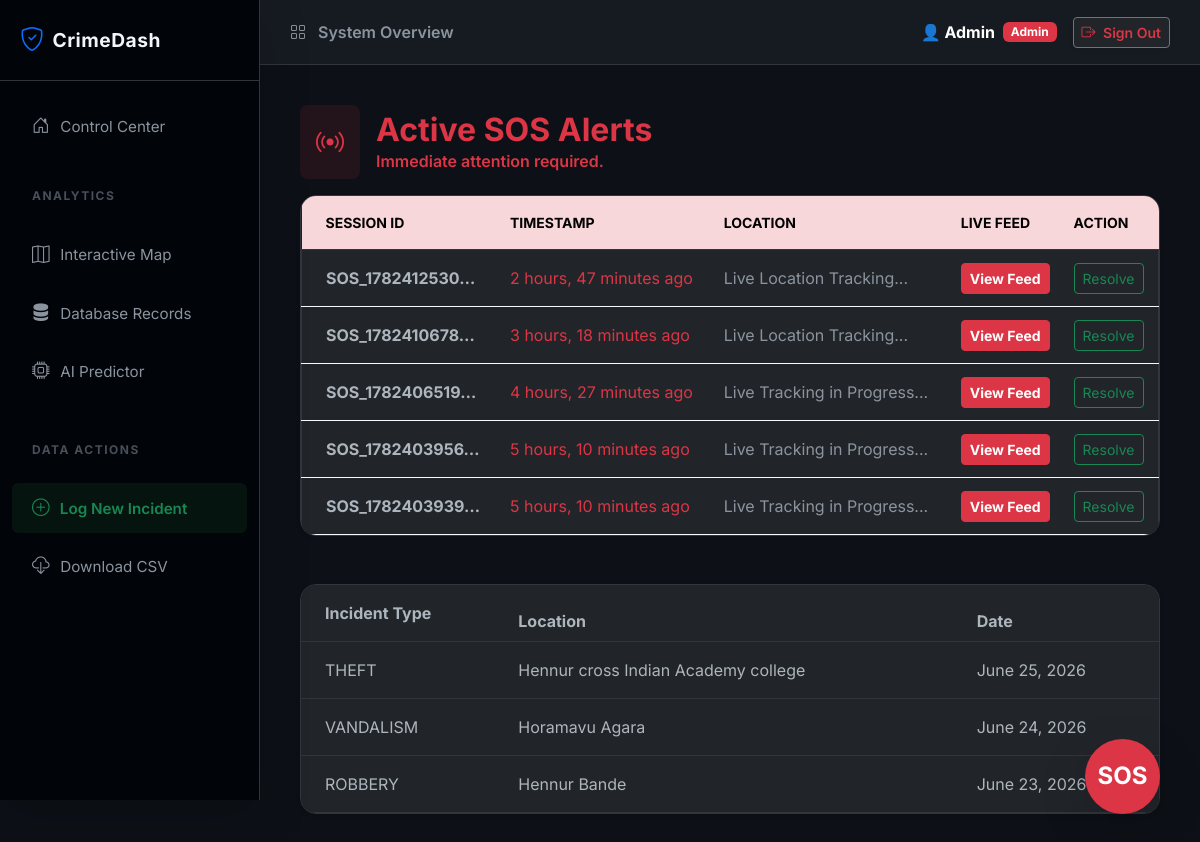
The page /records/dashboard/ (signed in) on the database its author committed.
### records/models.py (models this page shows, shortened)
class SOSEmergency(models.Model):
    session_id = models.CharField(max_length=100, unique=True)
    timestamp = models.DateTimeField(auto_now_add=True)
    location = models.CharField(max_length=255, default="Live Tracking in Progress...")
    video_evidence = models.FileField(upload_to='sos_evidence/', null=True, blank=True)
    is_resolved = models.BooleanField(default=False) # Lets the admin mark it as handled

class CrimeRecord(models.Model):
    CRIME_TYPES = [
        ('THEFT', 'Theft'),
        ('ASSAULT', 'Assault'),
        ('VANDALISM', 'Vandalism'),
        ('ROBBERY', 'Robbery'),
        ('OTHER', 'Other'),
    ]
    crime_type = models.CharField(max_length=50, choices=CRIME_TYPES)
    location = models.CharField(max_length=255)
    latitude = models.FloatField(null=True, blank=True)
    longitude = models.FloatField(null=True, blank=True)
    date = models.DateField(default=datetime.date.today)
    time = models.TimeField()
    description = models.TextField(blank=True)

### records/views.py (the view)
# urls.py: path('dashboard/', views.crime_dashboard, name='dashboard'),
def crime_dashboard(request):
    all_crimes = CrimeRecord.objects.all()
    active_sos = []
    if request.user.is_staff:
        active_sos = SOSEmergency.objects.filter(is_resolved=False).order_by('-timestamp')
    return render(request, 'records/dashboard.html', {
        'crimes': all_crimes,
        'sos_alerts': active_sos
    })

### records/templates/records/dashboard.html (shortened to what this page needs)
{% extends 'base.html' %}
{% block content %}
{% if sos_alerts %}
    <div class="mb-5">
        <div class="d-flex align-items-center mb-3">
            <div class="bg-danger bg-opacity-10 p-3 rounded-3 me-3">
                <i class="bi bi-broadcast text-danger fs-3"></i>
            </div>
            <div>
                <h2 class="fw-bold mb-0 text-danger">Active SOS Alerts</h2>
                <p class="text-danger mb-0 fw-semibold">Immediate attention required.</p>
            </div>
        </div>
        <div class="card border-danger shadow-sm rounded-4 overflow-hidden" style="border-width: 2px;">
            <div class="table-responsive bg-danger bg-opacity-10">
                <table class="table table-hover align-middle mb-0 border-top-0">
                    <thead class="table-danger text-danger small text-uppercase">
                        <tr>
                            <th class="ps-4 py-3 border-0">Session ID</th>
                            <th class="py-3 border-0">Timestamp</th>
                            <th class="py-3 border-0">Location</th>
                            <th class="py-3 border-0">Live Feed</th>
                            <th class="py-3 border-0">Action</th>
                        </tr>
                    </thead>
                    <tbody class="border-top-0">
                        {% for alert in sos_alerts %}
                        <tr class="bg-white">
                            <td class="ps-4 py-3 border-light fw-bold">{{ alert.session_id|truncatechars:15 }}</td>
                            <td class="text-danger border-light">{{ alert.timestamp|timesince }} ago</td>
                            <td class="text-secondary border-light">{{ alert.location }}</td>
                            <td class="border-light">
                                <button class="btn btn-sm btn-danger fw-bold"
                                        onclick="openEvidencePlayer('{% url 'secure_evidence' alert.video_evidence|cut:'sos_evidence/' %}')">
                                    View Feed
                                </button>
                            </td>
                            <td class="border-light">
                                <a href="{% url 'resolve_sos' alert.session_id %}" class="btn btn-sm btn-outline-success">Resolve</a>
                            </td>
                        </tr>
                        {% endfor %}
                    </tbody>
                </table>
            </div>
        </div>
    </div>
{% endif %}
<div class="card bg-white shadow-sm border-0 rounded-4 overflow-hidden mt-4">
    <div class="table-responsive">
        <table class="table table-hover align-middle mb-0">
            <thead>
                <tr>
                    <th class="ps-4 py-3">Incident Type</th>
                    <th>Location</th>
                    <th>Date</th>
                </tr>
            </thead>
            <tbody>
                {% for crime in crimes %}
                <tr>
                    <td class="ps-4 py-3">{{ crime.crime_type }}</td>
                    <td>{{ crime.location }}</td>
                    <td>{{ crime.date }}</td>
                </tr>
                {% empty %}
                <tr>
                    <td colspan="3" class="text-center py-5">No records found.</td>
                </tr>
                {% endfor %}
            </tbody>
        </table>
    </div>
</div>
{% endblock %}

### templates/base.html (shortened to what this page needs)
<!DOCTYPE html>
<html lang="en" data-bs-theme="dark">
<head>
    <link href="https://cdn.jsdelivr.net/npm/bootstrap@5.3.0/dist/css/bootstrap.min.css" rel="stylesheet">
    <link rel="stylesheet" href="https://cdn.jsdelivr.net/npm/bootstrap-icons@1.11.1/font/bootstrap-icons.css">
</head>
<body>
    <div class="sidebar d-flex flex-column shadow-lg">
        <a href="{% url 'home' %}" class="sidebar-brand d-flex align-items-center text-decoration-none">
            <i class="bi bi-shield-check text-primary fs-4 me-2"></i> CrimeDash
        </a>
        <ul class="nav flex-column sidebar-nav mt-3">
            <li class="nav-item">
                <a class="nav-link" href="{% url 'home' %}"><i class="bi bi-house-door"></i> Control Center</a>
            </li>
            <li class="nav-item mb-1 mt-3">
                <span class="nav-link text-uppercase fw-bold" style="letter-spacing: 1.5px; font-size: 0.75rem; color: #484f58;">Analytics</span>
            </li>
            <li class="nav-item">
                <a class="nav-link" href="{% url 'map_dashboard' %}"><i class="bi bi-map"></i> Interactive Map</a>
            </li>
            <li class="nav-item">
                <a class="nav-link" href="{% url 'dashboard' %}"><i class="bi bi-server"></i> Database Records</a>
            </li>
            <li class="nav-item">
                <a class="nav-link" href="{% url 'make_prediction' %}"><i class="bi bi-cpu"></i> AI Predictor</a>
            </li>
            <li class="nav-item mt-4 mb-1">
                <span class="nav-link text-uppercase fw-bold" style="letter-spacing: 1.5px; font-size: 0.75rem; color: #484f58;">Data Actions</span>
            </li>
            <li class="nav-item">
                <a class="nav-link text-success fw-semibold" style="background-color: rgba(46, 160, 67, 0.1);" href="{% url 'report_crime' %}">
                    <i class="bi bi-plus-circle"></i> Log New Incident
                </a>
            </li>
            <li class="nav-item">
                <a class="nav-link mt-1" href="{% url 'export_csv' %}"><i class="bi bi-cloud-download"></i> Download CSV</a>
            </li>
        </ul>
    </div>
    <div class="main-content">
        <div class="top-header">
            <div class="fw-semibold text-secondary">
                <i class="bi bi-grid me-2"></i> System Overview
            </div>
            <div class="d-flex align-items-center">
                {% if user.is_authenticated %}
                    <span class="text-white fw-bold me-2">
                        👤 {{ user.username|title }}
                    </span>
                    {% if user.is_superuser %}
                        <span class="badge bg-danger text-white me-3">Admin</span>
                    {% else %}
                        <span class="badge bg-primary text-white me-3">Citizen</span>
                    {% endif %}
                    <form action="{% url 'logout' %}" method="POST" class="d-inline">
                        <button type="submit" class="btn btn-sm btn-dark border border-secondary text-danger fw-semibold shadow-sm"><i class="bi bi-box-arrow-right me-1"></i> Sign Out</button>
                    </form>
                {% else %}
                    <a href="{% url 'login' %}" class="btn btn-sm btn-primary fw-semibold px-3 shadow-sm me-2">Sign In</a>
                    <a href="{% url 'register' %}" class="btn btn-sm btn-success fw-semibold px-3 shadow-sm">Register</a>
                {% endif %}
            </div>
        </div>
        <div class="content-area">
            {% block content %}
            {% endblock %}
        </div>
    </div>
    <button id="sosBtn" class="btn btn-danger rounded-circle shadow-lg position-fixed d-flex align-items-center justify-content-center flex-column"
            style="bottom: 40px; right: 40px; width: 75px; height: 75px; z-index: 9999; border: 3px solid transparent; animation: pulse 2s infinite;"
            onclick="toggleSOS()">
        <h4 id="sosText" class="mb-0 fw-bold text-white">SOS</h4>
    </button>
</body>
</html>

### templates/base.html (style rules this page uses)
body { font-family: 'Inter', sans-serif; background-color: #0d1117; color: #c9d1d9; overflow-x: hidden; }
.sidebar { min-height: 100vh; width: 260px; background-color: #010409; border-right: 1px solid #30363d; position: fixed; top: 0; left: 0; z-index: 1000; }
.sidebar-brand { padding: 22px 20px; font-size: 1.2rem; font-weight: 700; color: #f0f6fc; border-bottom: 1px solid #30363d; letter-spacing: 0.5px; }
.sidebar-nav .nav-link { color: #8b949e; padding: 12px 20px; border-radius: 6px; margin: 4px 12px; transition: all 0.2s ease-in-out; font-size: 0.95rem; }
.sidebar-nav .nav-link i { width: 24px; display: inline-block; font-size: 1.1rem; }
.main-content { margin-left: 260px; min-height: 100vh; display: flex; flex-direction: column; }
.top-header { background-color: #161b22; height: 65px; display: flex; align-items: center; justify-content: space-between; padding: 0 30px; border-bottom: 1px solid #30363d; }
.content-area { padding: 40px; flex-grow: 1; }
.bg-white, .card { background-color: #161b22 !important; border: 1px solid #30363d !important; }
.text-secondary, .text-muted { color: #8b949e !important; }
.table { color: #c9d1d9 !important; border-color: #30363d !important; }

### rows shown on the page
SOSEmergency: session_id "SOS_1782412530…", timestamp "2 hours, 47 minutes", location "Live Location Tracking..."
SOSEmergency: session_id "SOS_1782410678…", timestamp "3 hours, 18 minutes", location "Live Location Tracking..."
SOSEmergency: session_id "SOS_1782406519…", timestamp "4 hours, 27 minutes", location "Live Tracking in Progress..."
SOSEmergency: session_id "SOS_1782403956…", timestamp "5 hours, 10 minutes", location "Live Tracking in Progress..."
SOSEmergency: session_id "SOS_1782403939…", timestamp "5 hours, 10 minutes", location "Live Tracking in Progress..."
CrimeRecord: crime_type "THEFT", location "Hennur cross Indian Academy college", date "June 25, 2026"
CrimeRecord: crime_type "VANDALISM", location "Horamavu Agara", date "June 24, 2026"
CrimeRecord: crime_type "ROBBERY", location "Hennur Bande", date "June 23, 2026"

### other values the page prints
{{ user.username|title }} "Admin"
